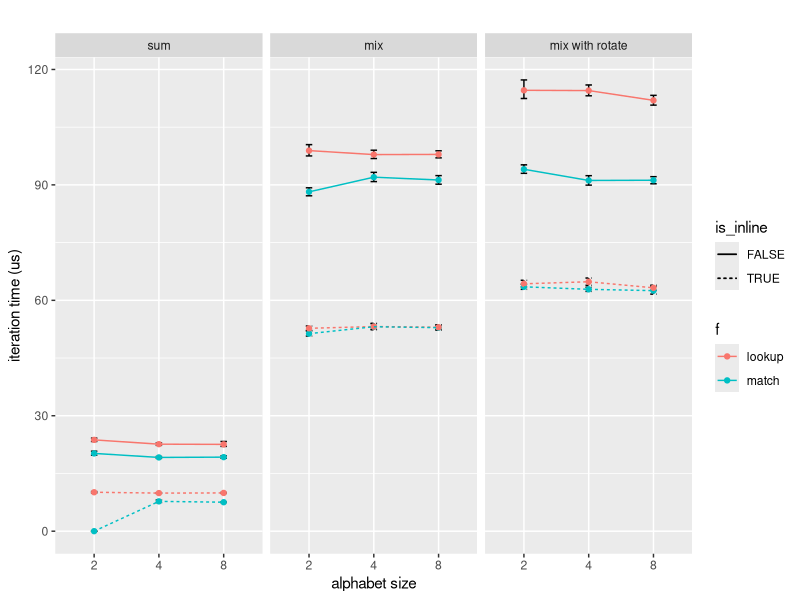

Reproduce this figure in R.
##install.packages("tidyverse")
library(tidyverse)

# I "imported" this data from the benchmark output via emacs.
d = tribble(
    ~task             , ~f      , ~is_inline  , ~n , ~v_lower , ~v     , ~v_upper ,
    "sum"             ,"match"  ,"not inline" ,2   , 19.752   , 20.207 , 20.780   ,
    "mix"             ,"match"  ,"not inline" ,2   , 87.161   , 88.192 , 89.239   ,
    "mix with rotate" ,"match"  ,"not inline" ,2   , 92.997   , 94.053 , 95.211   ,
    "sum"             ,"lookup" ,"not inline" ,2   , 23.311   , 23.727 , 24.183   ,
    "mix"             ,"lookup" ,"not inline" ,2   , 97.522   , 98.905 , 100.46   ,
    "mix with rotate" ,"lookup" ,"not inline" ,2   , 112.45   , 114.58 , 117.27   ,
    "sum"             ,"match"  ,"not inline" ,4   , 18.941   , 19.167 , 19.401   ,
    "mix"             ,"match"  ,"not inline" ,4   , 90.858   , 92.001 , 93.257   ,
    "mix with rotate" ,"match"  ,"not inline" ,4   , 89.939   , 91.152 , 92.398   ,
    "sum"             ,"lookup" ,"not inline" ,4   , 22.309   , 22.610 , 22.942   ,
    "mix"             ,"lookup" ,"not inline" ,4   , 96.845   , 97.876 , 99.013   ,
    "mix with rotate" ,"lookup" ,"not inline" ,4   , 113.15   , 114.51 , 115.97   ,
    "sum"             ,"match"  ,"not inline" ,8   , 18.955   , 19.242 , 19.568   ,
    "mix"             ,"match"  ,"not inline" ,8   , 90.184   , 91.269 , 92.419   ,
    "mix with rotate" ,"match"  ,"not inline" ,8   , 90.291   , 91.211 , 92.133   ,
    "sum"             ,"lookup" ,"not inline" ,8   , 22.041   , 22.557 , 23.305   ,
    "mix"             ,"lookup" ,"not inline" ,8   , 97.027   , 97.918 , 98.864   ,
    "mix with rotate" ,"lookup" ,"not inline" ,8   , 110.73   , 111.97 , 113.27   ,
    "sum"             ,"lookup" ,"inline"     ,2   , 9.9589   , 10.115 , 10.296   ,
    "sum"             ,"match"  ,"inline"     ,2   , 0.0000   , 0.0000 , 0.0000   ,
    "mix"             ,"match"  ,"inline"     ,2   , 50.704   , 51.331 , 52.031   ,
    "mix with rotate" ,"match"  ,"inline"     ,2   , 62.849   , 63.510 , 64.178   ,
    "mix"             ,"lookup" ,"inline"     ,2   , 52.181   , 52.727 , 53.314   ,
    "mix with rotate" ,"lookup" ,"inline"     ,2   , 63.455   , 64.292 , 65.206   ,
    "sum"             ,"lookup" ,"inline"     ,4   , 9.7954   , 9.8957 , 10.008   ,
    "sum"             ,"match"  ,"inline"     ,4   , 7.4516   , 7.7460 , 8.1092   ,
    "mix"             ,"match"  ,"inline"     ,4   , 52.345   , 53.138 , 54.018   ,
    "mix with rotate" ,"match"  ,"inline"     ,4   , 62.313   , 62.855 , 63.405   ,
    "mix"             ,"lookup" ,"inline"     ,4   , 52.487   , 53.182 , 53.922   ,
    "mix with rotate" ,"lookup" ,"inline"     ,4   , 63.917   , 64.823 , 65.791   ,
    "sum"             ,"lookup" ,"inline"     ,8   , 9.8150   , 9.9389 , 10.081   ,
    "sum"             ,"match"  ,"inline"     ,8   , 7.4273   , 7.5272 , 7.6310   ,
    "mix"             ,"match"  ,"inline"     ,8   , 52.257   , 52.895 , 53.582   ,
    "mix with rotate" ,"match"  ,"inline"     ,8   , 61.617   , 62.514 , 63.599   ,
    "mix"             ,"lookup" ,"inline"     ,8   , 52.400   , 53.002 , 53.616   ,
    "mix with rotate" ,"lookup" ,"inline"     ,8   , 62.592   , 63.247 , 63.925
    
) %>% mutate(task = factor(task, levels = c("sum", "mix", "mix with rotate"))
           , f = factor(f)
           , n = factor(n)
           , is_inline = is_inline == "inline")


ggplot(d, aes(n, v
              , group = interaction(task, is_inline, f)
              , color = f
              , linetype = is_inline
              )) +
    geom_errorbar(aes(ymin=v_lower, ymax=v_upper), colour="black", width=.1) +

    geom_point() +
    geom_line() +
    
    facet_grid(. ~ task, scales = "free_y") +
    labs(title = ""
       , x = "alphabet size"
       , y = "iteration time (us)")


#ggsave("plot.png")
